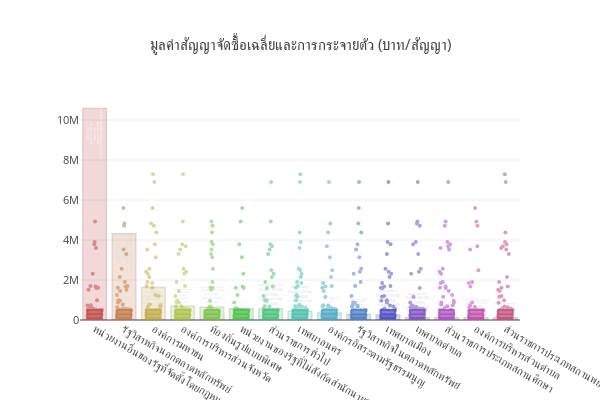

Notebook code cell kept with this figure:
### Code cell
n_sampling = 100
x_data = costPerContrct.index

# if would like rainbow color
barcolors = ['hsl('+str(h)+',50%'+',50%)' for h in range(0, 360, int(360/count_contrct.shape[0]))]
edgescolors = ['hsl('+str(h)+',100%'+',20%)' for h in range(0, 360, int(360/count_contrct.shape[0]))]
marker = dict(color=barcolors,
              line=dict(color=edgescolors,width=1.5),
             )
traces = []
hover_text = []

for xd, cls in zip(x_data, barcolors):
    temp_df = govSpendCntrct.loc[govSpendCntrct['org_name']=='หน่วยงานอื่นของรัฐที่จัดตั้งโดยกฎหมายเฉพาะ','contrct_price']
    q1_mark = temp_df.quantile(0.25)
    q3_mark = temp_df.quantile(0.75)
    
    hover_text.append('{}:<br>Mean={:.0f}k<br>Q3={:.0f}k<br>median={:.0f}k<br>Q1={:.0f}k'.format(
        xd,temp_df.mean()/1000,q3_mark/1000,temp_df.median()/1000,q1_mark/1000))
    
    hover_text_temp = '{}:<br>Mean={:.0f}k<br>Q3={:.0f}k<br>median={:.0f}k<br>Q1={:.0f}k'.format(
        xd,temp_df.mean()/1000,q3_mark/1000,temp_df.median()/1000,q1_mark/1000)
    
    traces.append(Box(
                    y=temp_df.sample(n_sampling),
                    name=xd,
                    boxpoints='all',
                    pointpos=0,
                    jitter=1,
                    whiskerwidth=0.2,
                    marker=dict(color=cls, size=4),
                    opacity=0.5, 
                    fillcolor='rgba(0,0,0,0)',
                    line=dict(color='rgba(0,0,0,0)'),
                    text=hover_text_temp,
                    hoverinfo='text'
                    )
                 )

    temp_df.loc[temp_df<=q1_mark] = q1_mark
    temp_df.loc[temp_df>=q3_mark] = q3_mark
    
    # use this to make the box plot instead of using the whole temp_df (with 8xx,xxx data points)
    # since a box plot keeps all data points even when the points are hidden --> large file size
    temp_box = pd.Series([q1_mark]*5+[temp_df.mean()]+[q3_mark]*5)
    
    traces.append(Box(
#                     y=temp_df,
                    y=temp_box,
                    name=xd,
                    boxpoints=False,
                    whiskerwidth=0.2,
                    opacity=0.7, 
                    line=dict(color=cls),
                    hoverinfo='none'
                    )
                 )

    
traces.append(Bar(
                x=costPerContrct.index,
                y=costPerContrct['contrct_price'],
                marker=marker,
                opacity=0.2,
                name='average',
                text=hover_text,
                hoverinfo='none'
                )
             )    
        
layout = Layout(
    title='มูลค่าสัญญาจัดซื้อเฉลี่ยและการกระจายตัว (บาท/สัญญา)',
    showlegend=False,
    width=600,
    height=400,
    font=dict(size=11),
    yaxis=dict(
        range=[0, 11e6]
    )
)

fig = Figure(data=traces, layout=layout)
py.iplot(fig)
# py.plot(fig, filename='spendingDistributionByOrg.html')
